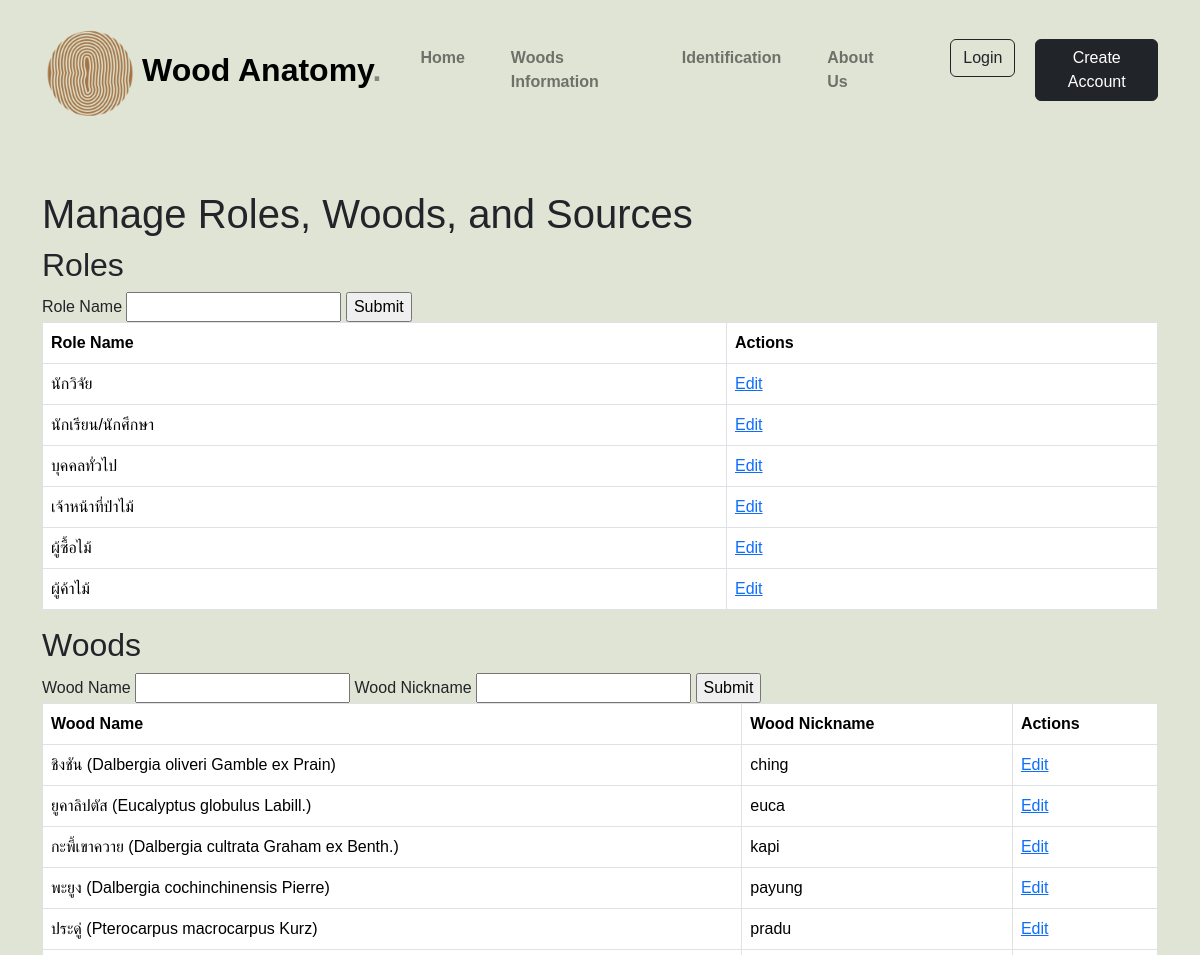
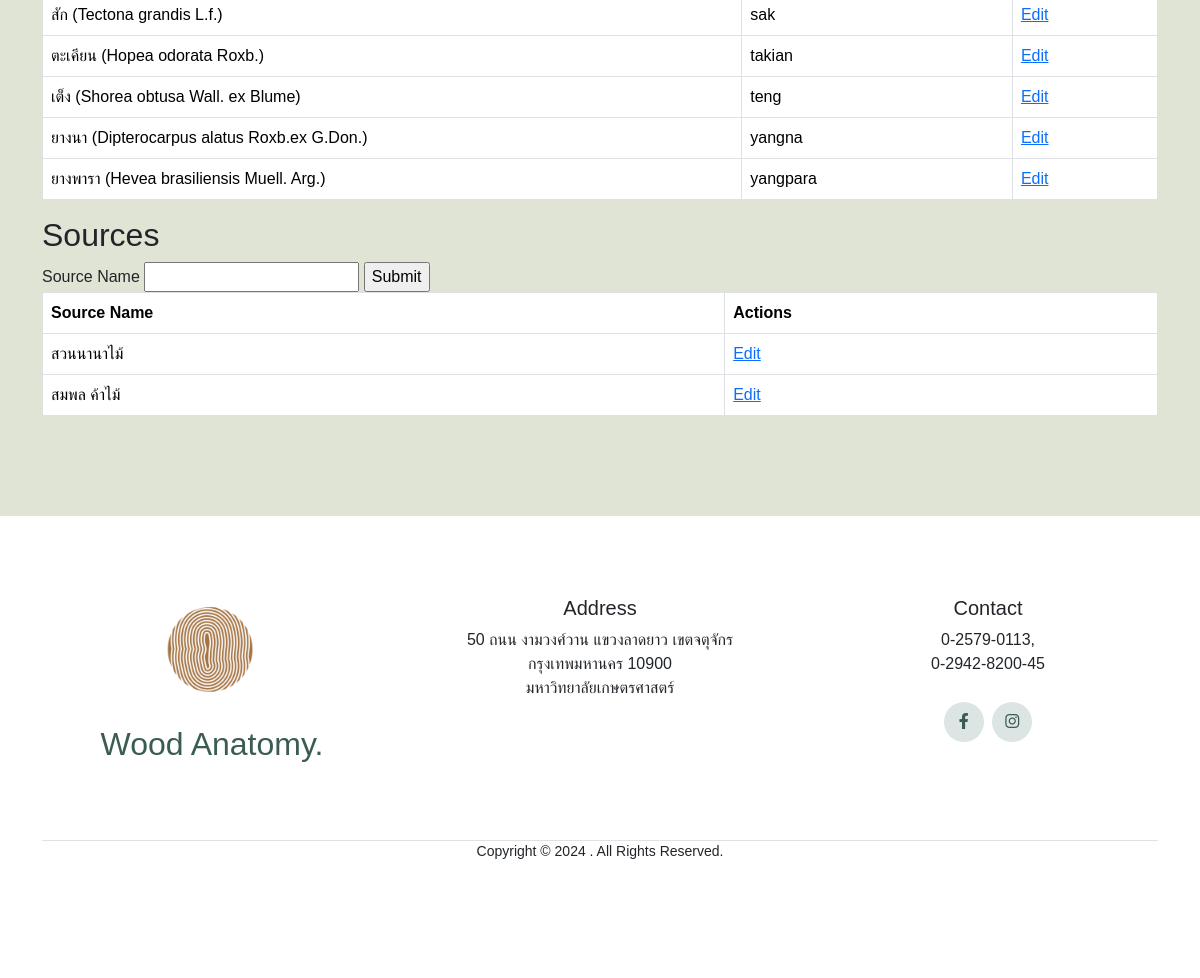
/manage, run on the app's committed database (2 pictures, top to bottom).
### website/models.py (models this page shows, shortened)
class Role(db.Model):
    role_id = db.Column(db.Integer, primary_key=True)
    role_name = db.Column(db.String(50), unique=True, nullable=False)

class Wood(db.Model):
    wood_id = db.Column(db.Integer, primary_key=True)
    wood_name = db.Column(db.String(50), unique=True, nullable=False)
    wood_nickname = db.Column(db.String(50), unique=True, nullable=False)

class Source(db.Model):
    source_id = db.Column(db.Integer, primary_key=True)
    source_name = db.Column(db.String(50), unique=True, nullable=False)
    predict_records = db.relationship('PredictRecord')

### website/manages.py (the view)
@manage_blueprint.route('/manage', methods=['GET', 'POST'])
def manage_all():
    role_form = RoleForm(prefix='role')
    wood_form = WoodForm(prefix='wood')
    source_form = SourceForm(prefix='source')
    roles = Role.query.all()
    woods = Wood.query.all()
    sources = Source.query.all()
    if role_form.validate_on_submit() and role_form.submit.data:
        new_role = Role(role_name=role_form.role_name.data)
        db.session.add(new_role)
        db.session.commit()
        return redirect(url_for('manage_blueprint.manage_all'))
    if wood_form.validate_on_submit() and wood_form.submit.data:
        new_wood = Wood(wood_name=wood_form.wood_name.data, wood_nickname=wood_form.wood_nickname.data)
        db.session.add(new_wood)
        db.session.commit()
        return redirect(url_for('manage_blueprint.manage_all'))
    if source_form.validate_on_submit() and source_form.submit.data:
        new_source = Source(source_name=source_form.source_name.data)
        db.session.add(new_source)
        db.session.commit()
        return redirect(url_for('manage_blueprint.manage_all'))
    return render_template('manage_all.html', role_form=role_form, wood_form=wood_form, source_form=source_form, roles=roles, woods=woods, sources=sources, user=current_user)

### website/service/manageService.py
class RoleForm(FlaskForm):
    role_name = StringField('Role Name', validators=[DataRequired()])
    submit = SubmitField('Submit')

class WoodForm(FlaskForm):
    wood_name = StringField('Wood Name', validators=[DataRequired()])
    wood_nickname = StringField('Wood Nickname', validators=[DataRequired()])
    submit = SubmitField('Submit')

### website/templates/manage_all.html (shortened to what this page needs)
{% extends "base.html" %}
{% block content %}
<div class="container">
    <h1>Manage Roles, Woods, and Sources</h1>
    <div class="section">
        <h2>Roles</h2>
        <form method="POST">
            {{ role_form.role_name.label }} {{ role_form.role_name() }}
            {{ role_form.submit() }}
        </form>
        <table class="table table-bordered">
            <tr>
                <th>Role Name</th>
                <th>Actions</th>
            </tr>
            {% for role in roles %}
            <tr>
                <td>{{ role.role_name }}</td>
                <td>
                    <a href="{{ url_for('manage_blueprint.edit_item', type='role', id=role.role_id) }}">Edit</a>
                </td>
            </tr>
            {% endfor %}
        </table>
    </div>
    <div class="section">
        <h2>Woods</h2>
        <form method="POST">
            {{ wood_form.wood_name.label }} {{ wood_form.wood_name() }}
            {{ wood_form.wood_nickname.label }} {{ wood_form.wood_nickname() }}
            {{ wood_form.submit() }}
        </form>
        <table class="table table-bordered">
            <tr>
                <th>Wood Name</th>
                <th>Wood Nickname</th>
                <th>Actions</th>
            </tr>
            {% for wood in woods %}
            <tr>
                <td>{{ wood.wood_name }}</td>
                <td>{{ wood.wood_nickname }}</td>
                <td>
                    <a href="{{ url_for('manage_blueprint.edit_item', type='wood', id=wood.wood_id) }}">Edit</a>
                </td>
            </tr>
            {% endfor %}
        </table>
    </div>
    <div class="section">
        <h2>Sources</h2>
        <form method="POST">
            {{ source_form.source_name.label }} {{ source_form.source_name() }}
            {{ source_form.submit() }}
        </form>
        <table class="table table-bordered">
            <tr>
                <th>Source Name</th>
                <th>Actions</th>
            </tr>
            {% for source in sources %}
            <tr>
                <td>{{ source.source_name }}</td>
                <td>
                    <a href="{{ url_for('manage_blueprint.edit_item', type='source', id=source.source_id) }}">Edit</a>
                </td>
            </tr>
            {% endfor %}
        </table>
    </div>
</div>
{% endblock %}

### website/static/css/style.css (style rules this page uses)
body { font-family: Arial,"ibm-plex-thai", sans-serif; margin: 0; padding: 0; background-color: #dfe4d4; }

### data on the page
Role: role_name "นักวิจัย"
Role: role_name "นักเรียน/นักศึกษา"
Role: role_name "บุคคลทั่วไป"
Role: role_name "เจ้าหน้าที่ป่าไม้"
Role: role_name "ผู้ซื้อไม้"
Role: role_name "ผู้ค้าไม้"
Wood: wood_name "ชิงชัน (Dalbergia oliveri Gamble ex Prain)", wood_nickname "ching"
Wood: wood_name "ยูคาลิปตัส (Eucalyptus globulus Labill.)", wood_nickname "euca"
Wood: wood_name "กะพี้เขาควาย (Dalbergia cultrata Graham ex Benth.)", wood_nickname "kapi"
Wood: wood_name "พะยูง (Dalbergia cochinchinensis Pierre)", wood_nickname "payung"
Wood: wood_name "ประดู่ (Pterocarpus macrocarpus Kurz)", wood_nickname "pradu"
Wood: wood_name "สัก (Tectona grandis L.f.)", wood_nickname "sak"
Wood: wood_name "ตะเคียน (Hopea odorata Roxb.)", wood_nickname "takian"
Wood: wood_name "เต็ง (Shorea obtusa Wall. ex Blume)", wood_nickname "teng"
Wood: wood_name "ยางนา (Dipterocarpus alatus Roxb.ex G.Don.)", wood_nickname "yangna"
Wood: wood_name "ยางพารา (Hevea brasiliensis Muell. Arg.)", wood_nickname "yangpara"
Source: source_name "สวนนานาไม้"
Source: source_name "สมพล ค้าไม้"

### other printed values
{{ role_form.role_name.label }} "Role Name"
{{ wood_form.wood_name.label }} "Wood Name"
{{ wood_form.wood_nickname.label }} "Wood Nickname"
{{ source_form.source_name.label }} "Source Name"
